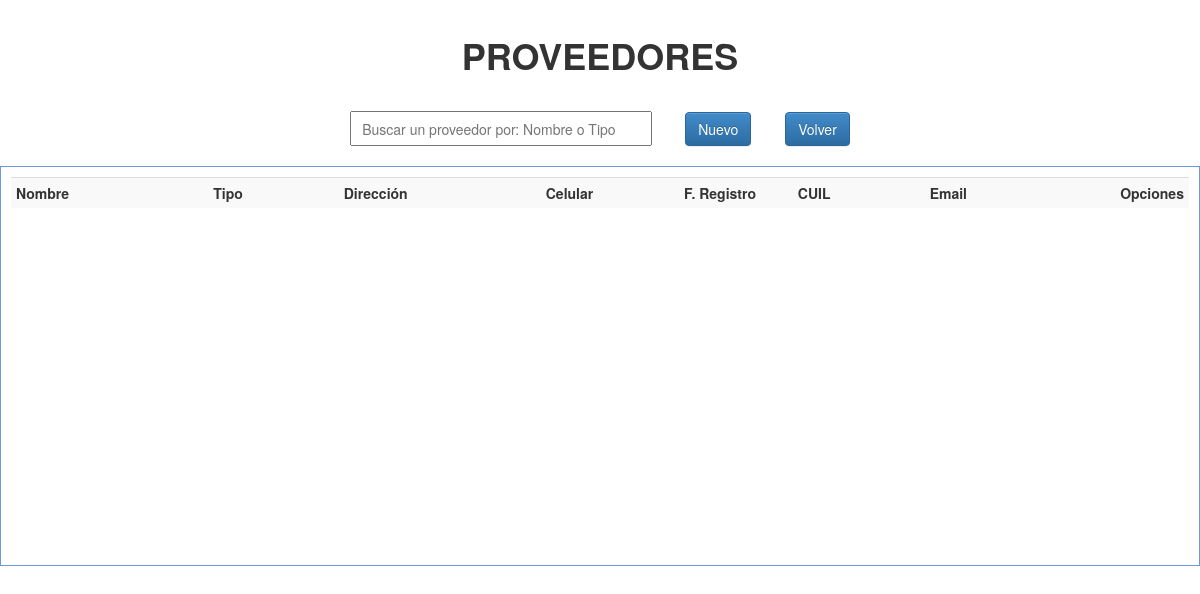
Before: /php/proveedores.php with the older database file.
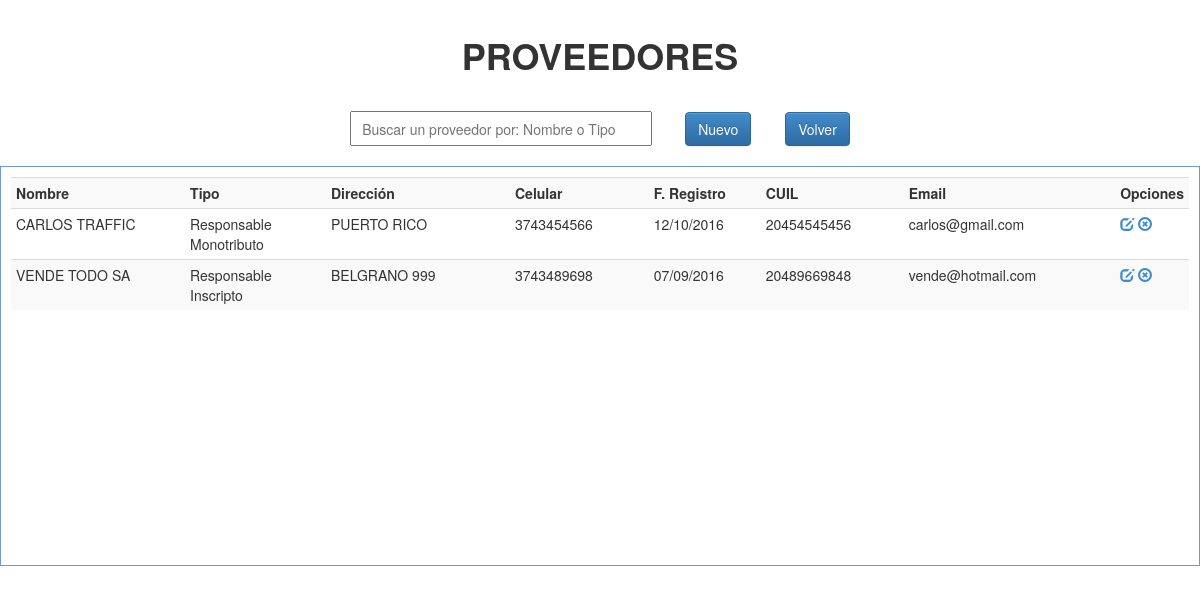
After: the same page with the newer database file.
### tables this page shows
CREATE TABLE IF NOT EXISTS `proveedores` (
  `id_prove` int(11) NOT NULL AUTO_INCREMENT,
  `nomb_prove` varchar(35) NOT NULL,
  `tipo_prove` int(11) NOT NULL,
  `direccion_prove` varchar(50) NOT NULL,
  `celular_prove` bigint(13) NOT NULL,
  `fecha_reg_prove` date NOT NULL,
  `cuil_prove` bigint(11) NOT NULL,
  `email_prove` varchar(100) NOT NULL,
  PRIMARY KEY (`id_prove`)
);

CREATE TABLE IF NOT EXISTS `tipoclientes` (
  `id_tipo_client` int(11) NOT NULL AUTO_INCREMENT,
  `tipo_cliente_tipo` varchar(50) NOT NULL,
  PRIMARY KEY (`id_tipo_client`)
);

### php/conexion.php (called while the page is built, shortened)
<?php
function fechaNormal($fecha){
		$nfecha = date('d/m/Y',strtotime($fecha));
		return $nfecha;
}
?>

### php/proveedores.php (the view, shortened to what this page needs)
<!DOCTYPE html PUBLIC "-//W3C//DTD XHTML 1.0 Transitional//EN" "http://www.w3.org/TR/xhtml1/DTD/xhtml1-transitional.dtd">
<html xmlns="http://www.w3.org/1999/xhtml">
<head>
<link href="../css/estilo.css" rel="stylesheet">
<link href="../bootstrap/css/bootstrap.css" rel="stylesheet">
<link href="../bootstrap/css/bootstrap.min.css" rel="stylesheet">
<link href="../bootstrap/css/bootstrap-theme.css" rel="stylesheet">
<link href="../bootstrap/css/bootstrap-theme.min.css" rel="stylesheet">
</head>
<body>
    <header><big><strong><font color="#333333">PROVEEDORES</strong></big></header>
    <section>
    <table border="0" align="center">
        <tr>
            <td width="335"><input type="text" placeholder="Buscar un proveedor por: Nombre o Tipo" id="bs-prove" autofocus/></td>
            <td width="100"><button id="nuevo-prove" class="btn btn-primary">Nuevo</button></td>
            <td witdh="200"><form><button id="volver" class="btn btn-primary"  onclick="history.back()">Volver</button></form></td>
        </tr>
    </table>
    </section>
    <div class="registros" id="agrega-registros">
        <table class="table table-striped table-condensed table-hover">
            <tr>
                <th width="300">Nombre</th>
                <th width="200">Tipo</th>
                <th width="300">Dirección</th>
                <th width="200">Celular</th>
                <th width="150">F. Registro</th>
                <th width="200">CUIL</th>
                <th width="300">Email</th>
                <th width="50">Opciones</th>
            </tr>
        <?php
            include('../php/conexion.php');
            $registro = mysql_query("SELECT * FROM proveedores,  tipoclientes WHERE tipo_prove = id_tipo_client ORDER BY nomb_prove ASC");
            while($registro2 = mysql_fetch_array($registro)){
                echo '<tr>
                        <td>'.$registro2['nomb_prove'].'</td>
                        <td>'.$registro2['tipo_cliente_tipo'].'</td>
                        <td>'.$registro2['direccion_prove'].'</td>
                        <td>'.$registro2['celular_prove'].'</td>
                        <td>'.fechaNormal($registro2['fecha_reg_prove']).'</td>
                        <td>'.$registro2['cuil_prove'].'</td>
                        <td>'.$registro2['email_prove'].'</td>
                        <td><a href="javascript:editarProve('.$registro2['id_prove'].');" class="glyphicon glyphicon-edit"></a> <a href="javascript:eliminarProve('.$registro2['id_prove'].');" class="glyphicon glyphicon-remove-circle"></a></td>
                    </tr>';
            }
        ?>
        </table>
    </div>
      <br></br>
</body>
</html>

Changed rows visible on the page:
now on this page (row edited): proveedores: nomb_prove "CARLOS TRAFFIC", tipoclientes.tipo_cliente_tipo "Responsable Monotributo", direccion_prove "PUERTO RICO", celular_prove "3743454566", fecha_reg_prove "12/10/2016", cuil_prove "20454545456", email_prove "carlos@gmail.com"
now on this page (row edited): proveedores: nomb_prove "VENDE TODO SA", tipoclientes.tipo_cliente_tipo "Responsable Inscripto", direccion_prove "BELGRANO 999", celular_prove "3743489698", fecha_reg_prove "07/09/2016", cuil_prove "20489669848", email_prove "vende@hotmail.com"
